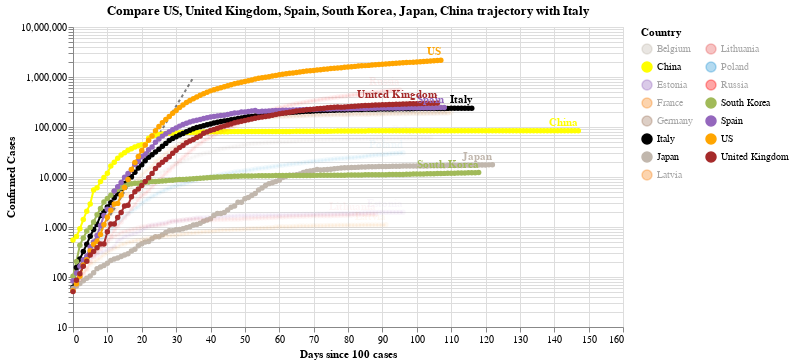

Notebook code cell kept with this figure:
### Code cell
#hide_input
chart2 = make_since_chart(dff2, ['US', 'United Kingdom', 'Spain', 'South Korea', 'Japan', 'China'], baseline_countries)
chart2

### Figure 1 — Vega-Lite specification as saved in the notebook (floating-point values rounded to 4 significant figures; data arrays with more than 128 entries replaced by an {"elided": "..."} marker saying what was removed)
{"config": {"view": {"continuousWidth": 400, "continuousHeight": 300}}, "layer": [{"data": {"name": "data-628230001892d6798b50651be41d1b3e"}, "mark": {"type": "line", "color": "black", "opacity": 0.5, "strokeDash": [3, 3]}, "encoding": {"x": {"type": "quantitative", "field": "Days since 100 cases"}, "y": {"type": "quantitative", "field": "Confirmed Cases"}}}, {"data": {"name": "data-4d87737737def58112822259212367cd"}, "mark": {"type": "line", "point": true}, "encoding": {"color": {"type": "nominal", "field": "Country", "legend": {"columns": 2}, "scale": {"domain": ["Belgium", "China", "Estonia", "France", "Germany", "Italy", "Japan", "Latvia", "Lithuania", "Poland", "Russia", "South Korea", "Spain", "US", "United Kingdom"], "range": ["#C1B7AD", "yellow", "#9467bd", "#F58518", "#9D755D", "black", "#C1B7AD", "#F58518", "#E45756", "#2495D3", "red", "#A1BA59", "#9467bd", "orange", "brown"]}}, "opacity": {"condition": {"value": 1, "selection": "selector006"}, "value": 0.05}, "tooltip": [{"type": "nominal", "field": "Country"}, {"type": "temporal", "field": "Date"}, {"type": "quantitative", "field": "Confirmed Cases"}, {"type": "quantitative", "field": "Days since 100 cases"}], "x": {"type": "quantitative", "field": "Days since 100 cases"}, "y": {"type": "quantitative", "field": "Confirmed Cases", "scale": {"type": "log"}}}, "selection": {"selector006": {"type": "multi", "fields": ["Country"], "bind": "legend", "init": [{"Country": "US"}, {"Country": "United Kingdom"}, {"Country": "Spain"}, {"Country": "South Korea"}, {"Country": "Japan"}, {"Country": "China"}, {"Country": "Italy"}]}}, "width": 550}, {"data": {"name": "data-4d87737737def58112822259212367cd"}, "mark": {"type": "text", "align": "right", "dy": -8, "fontWeight": "bold"}, "encoding": {"color": {"type": "nominal", "field": "Country", "legend": {"columns": 2}, "scale": {"domain": ["Belgium", "China", "Estonia", "France", "Germany", "Italy", "Japan", "Latvia", "Lithuania", "Poland", "Russia", "South Korea", "Spain", "US", "United Kingdom"], "range": ["#C1B7AD", "yellow", "#9467bd", "#F58518", "#9D755D", "black", "#C1B7AD", "#F58518", "#E45756", "#2495D3", "red", "#A1BA59", "#9467bd", "orange", "brown"]}}, "opacity": {"condition": {"value": 1, "selection": "selector006"}, "value": 0.05}, "text": {"type": "nominal", "field": "Country"}, "tooltip": [{"type": "nominal", "field": "Country"}, {"type": "temporal", "field": "Date"}, {"type": "quantitative", "field": "Confirmed Cases"}, {"type": "quantitative", "field": "Days since 100 cases"}], "x": {"type": "quantitative", "field": "Days since 100 cases"}, "y": {"type": "quantitative", "field": "Confirmed Cases", "scale": {"type": "log"}}}, "transform": [{"filter": "(datum['Date'] >= 1592352000000)"}], "width": 550}], "title": "Compare US, United Kingdom, Spain, South Korea, Japan, China trajectory with Italy", "$schema": "https://vega.github.io/schema/vega-lite/v4.0.2.json", "datasets": {"data-628230001892d6798b50651be41d1b3e": [{"Days since 100 cases": 0, "Confirmed Cases": 100.0}, {"Days since 100 cases": 1, "Confirmed Cases": 130.0}, {"Days since 100 cases": 2, "Confirmed Cases": 169.0}, {"Days since 100 cases": 3, "Confirmed Cases": 219.7}, {"Days since 100 cases": 4, "Confirmed Cases": 285.6}, {"Days since 100 cases": 5, "Confirmed Cases": 371.3}, {"Days since 100 cases": 6, "Confirmed Cases": 482.7}, {"Days since 100 cases": 7, "Confirmed Cases": 627.5}, {"Days since 100 cases": 8, "Confirmed Cases": 815.7}, {"Days since 100 cases": 9, "Confirmed Cases": 1060.0}, {"Days since 100 cases": 10, "Confirmed Cases": 1379.0}, {"Days since 100 cases": 11, "Confirmed Cases": 1792.0}, {"Days since 100 cases": 12, "Confirmed Cases": 2330.0}, {"Days since 100 cases": 13, "Confirmed Cases": 3029.0}, {"Days since 100 cases": 14, "Confirmed Cases": 3937.0}, {"Days since 100 cases": 15, "Confirmed Cases": 5119.0}, {"Days since 100 cases": 16, "Confirmed Cases": 6654.0}, {"Days since 100 cases": 17, "Confirmed Cases": 8650.0}, {"Days since 100 cases": 18, "Confirmed Cases": 11250.0}, {"Days since 100 cases": 19, "Confirmed Cases": 14620.0}, {"Days since 100 cases": 20, "Confirmed Cases": 19000.0}, {"Days since 100 cases": 21, "Confirmed Cases": 24710.0}, {"Days since 100 cases": 22, "Confirmed Cases": 32120.0}, {"Days since 100 cases": 23, "Confirmed Cases": 41750.0}, {"Days since 100 cases": 24, "Confirmed Cases": 54280.0}, {"Days since 100 cases": 25, "Confirmed Cases": 70560.0}, {"Days since 100 cases": 26, "Confirmed Cases": 91730.0}, {"Days since 100 cases": 27, "Confirmed Cases": 119300.0}, {"Days since 100 cases": 28, "Confirmed Cases": 155000.0}, {"Days since 100 cases": 29, "Confirmed Cases": 201500.0}, {"Days since 100 cases": 30, "Confirmed Cases": 262000.0}, {"Days since 100 cases": 31, "Confirmed Cases": 340600.0}, {"Days since 100 cases": 32, "Confirmed Cases": 442800.0}, {"Days since 100 cases": 33, "Confirmed Cases": 575600.0}, {"Days since 100 cases": 34, "Confirmed Cases": 748300.0}, {"Days since 100 cases": 35, "Confirmed Cases": 972800.0}], "data-4d87737737def58112822259212367cd": {"elided": "1628 records"}}}
